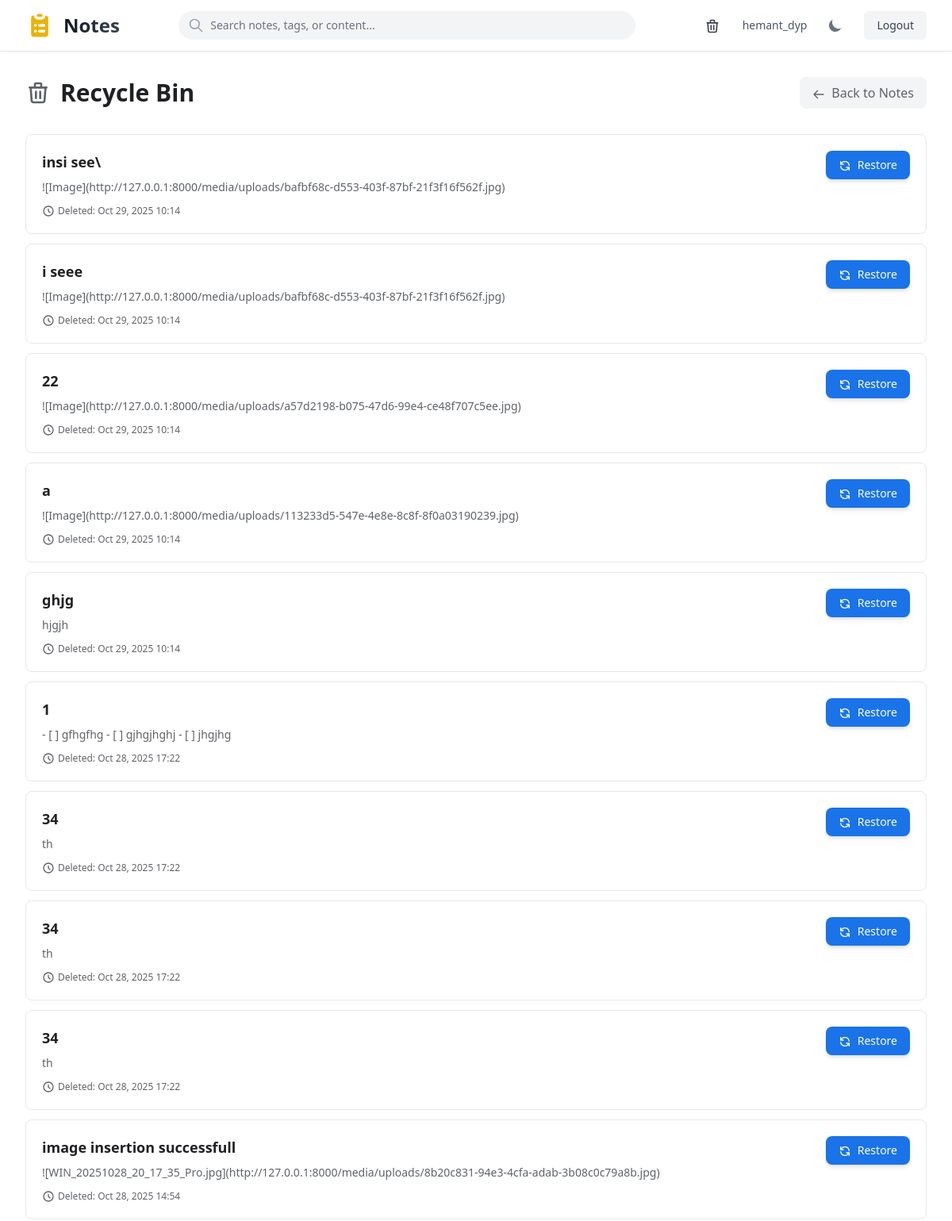
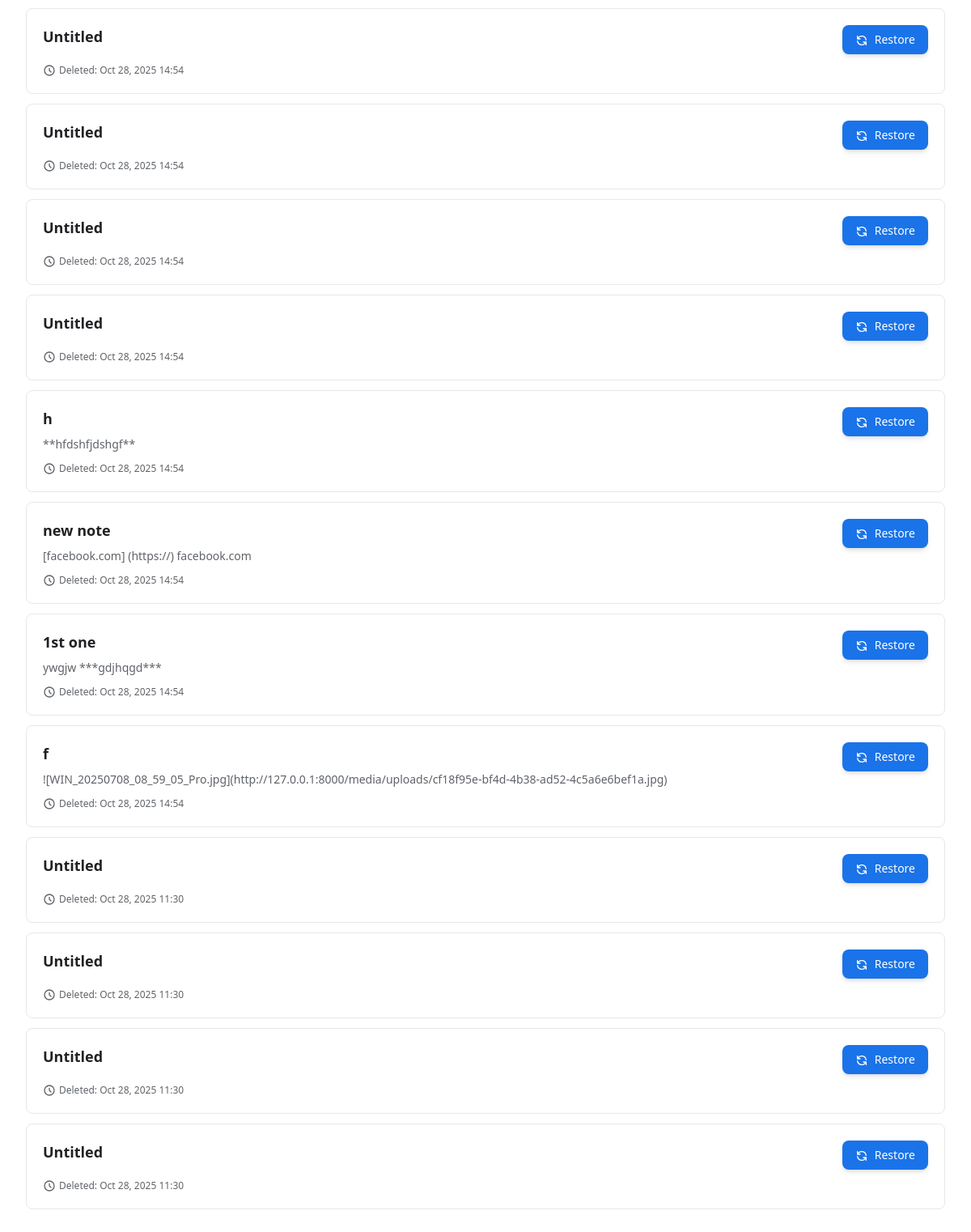
Page /recycle/ (signed in) on the committed database (2 pictures, top to bottom).
### notes/models.py (models this page shows, shortened)
class Note(models.Model):
    user = models.ForeignKey(
        User,
        on_delete=models.CASCADE,
        help_text="Note owner"
    )
    title = models.CharField(
        max_length=200,
        help_text="Note title (required)"
    )
    content = models.TextField(
        blank=True,
        help_text="Note content in Markdown format"
    )
    tags = models.ManyToManyField(
        Tag,
        blank=True,
        related_name='notes',
        help_text="Tags for categorizing this note"
    )
    is_pinned = models.BooleanField(
        default=False,
        help_text="Whether note is pinned to top of list"
    )
    is_deleted = models.BooleanField(
        default=False,
        help_text="Soft delete flag (recycle bin)"
    )
    created_at = models.DateTimeField(
        auto_now_add=True,
        help_text="When note was created"
    )
    updated_at = models.DateTimeField(
        auto_now=True,
        help_text="When note was last modified"
    )
    class Meta:
        ordering = ['-is_pinned', '-updated_at']
        verbose_name = 'Note'
        verbose_name_plural = 'Notes'

### notes/views.py (the view)
# urls.py: path('recycle/', views.recycle_bin, name='recycle_bin'),
@login_required
def recycle_bin(request):
    deleted_notes = Note.objects.filter(
        user=request.user,
        is_deleted=True
    ).order_by('-updated_at')
    return render(request, 'notes/recycle_bin.html', {'notes': deleted_notes})

### templates/notes/recycle_bin.html (shortened to what this page needs)
{% extends 'notes/base.html' %}
{% block content %}
<div class="mb-8">
  <div class="flex items-center justify-between">
    <div class="flex items-center space-x-3">
      <svg class="w-8 h-8 text-[#5f6368] dark:text-[#9aa0a6]" fill="none" stroke="currentColor" viewBox="0 0 24 24">
        <path stroke-linecap="round" stroke-linejoin="round" stroke-width="2" d="M19 7l-.867 12.142A2 2 0 0116.138 21H7.862a2 2 0 01-1.995-1.858L5 7m5 4v6m4-6v6m1-10V4a1 1 0 00-1-1h-4a1 1 0 00-1 1v3M4 7h16"/>
      </svg>
      <h1 class="text-3xl font-bold text-[#202124] dark:text-[#e8eaed]">Recycle Bin</h1>
    </div>
    <a
      href="{% url 'notes:note_list' %}"
      class="px-4 py-2 bg-gray-100 dark:bg-[#3c4043] text-[#5f6368] dark:text-[#9aa0a6] hover:bg-gray-200 dark:hover:bg-[#5f6368] rounded-lg font-medium transition-all">
      <svg class="w-4 h-4 inline-block mr-1" fill="none" stroke="currentColor" viewBox="0 0 24 24">
        <path stroke-linecap="round" stroke-linejoin="round" stroke-width="2" d="M10 19l-7-7m0 0l7-7m-7 7h18"/>
      </svg>
      Back to Notes
    </a>
  </div>
</div>
<div id="deleted-notes-list">
  {% if notes %}
  <div class="space-y-3">
    {% for note in notes %}
    <div id="deleted-note-{{ note.id }}" class="bg-white dark:bg-[#2a2b2e] rounded-lg border border-gray-200 dark:border-[#5f6368] hover:shadow-lg dark:hover:shadow-2xl transition-all duration-200">
      <div class="p-5 flex items-start justify-between">
        <div class="flex-1 min-w-0 pr-4">
          <h3 class="text-lg font-semibold text-[#202124] dark:text-[#e8eaed] mb-2">
            {{ note.title|default:"Untitled" }}
          </h3>
          <p class="text-sm text-[#5f6368] dark:text-[#9aa0a6] mb-3 line-clamp-2">
            {{ note.content|truncatechars:200 }}
          </p>
          <div class="flex items-center space-x-4 text-xs text-[#5f6368] dark:text-[#9aa0a6]">
            <span class="flex items-center">
              <svg class="w-4 h-4 mr-1" fill="none" stroke="currentColor" viewBox="0 0 24 24">
                <path stroke-linecap="round" stroke-linejoin="round" stroke-width="2" d="M12 8v4l3 3m6-3a9 9 0 11-18 0 9 9 0 0118 0z"/>
              </svg>
              Deleted: {{ note.updated_at|date:"M d, Y H:i" }}
            </span>
          </div>
        </div>
        <form
          hx-post="{% url 'notes:note_restore' note.id %}"
          hx-target="#deleted-note-{{ note.id }}"
          hx-swap="outerHTML swap:0.3s"
          class="flex-shrink-0">
          <button
            type="submit"
            class="px-4 py-2 bg-[#1a73e8] hover:bg-[#1557b0] dark:bg-[#8ab4f8] dark:hover:bg-[#aecbfa] text-white dark:text-[#202124] rounded-lg text-sm font-medium shadow-md hover:shadow-lg transition-all duration-200">
            <svg class="w-4 h-4 inline-block mr-1" fill="none" stroke="currentColor" viewBox="0 0 24 24">
              <path stroke-linecap="round" stroke-linejoin="round" stroke-width="2" d="M4 4v5h.582m15.356 2A8.001 8.001 0 004.582 9m0 0H9m11 11v-5h-.581m0 0a8.003 8.003 0 01-15.357-2m15.357 2H15"/>
            </svg>
            Restore
          </button>
        </form>
      </div>
    </div>
    {% endfor %}
  </div>
  {% endif %}
</div>
{% endblock %}

### templates/notes/base.html (shortened to what this page needs)
<!doctype html>
<html lang="en" class="h-full">
<head>
  <script src="https://cdn.tailwindcss.com"></script>
  <link rel="stylesheet" href="https://cdnjs.cloudflare.com/ajax/libs/font-awesome/4.7.0/css/font-awesome.min.css">
</head>
<body class="h-full bg-white dark:bg-[#202124] transition-colors duration-200">
<nav class="bg-white dark:bg-[#202124] border-b border-gray-200 dark:border-gray-800 sticky top-0 z-50 shadow-sm dark:shadow-gray-900">
  <div class="max-w-7xl mx-auto px-4 sm:px-6 lg:px-8">
    <div class="flex justify-between items-center h-16">
      <div class="flex items-center">
        <a href="{% url 'notes:note_list' %}" class="flex items-center space-x-3 group">
          <span class="text-2xl font-bold bg-gradient-to-r from-gray-900 to-gray-700 dark:from-white dark:to-gray-300 bg-clip-text text-transparent group-hover:from-yellow-600 group-hover:to-yellow-500 dark:group-hover:from-yellow-400 dark:group-hover:to-yellow-300 transition-all duration-200">Notes</span>
        </a>
      </div>
      {% if user.is_authenticated %}
      <div class="flex-1 max-w-xl mx-4 hidden md:block">
        <div class="relative">
          <input
            type="text"
            id="search-input"
            name="search"
            placeholder="Search notes, tags, or content..."
            value="{{ search_query }}"
            hx-get="{% url 'notes:note_list' %}"
            hx-trigger="keyup changed delay:300ms, search"
            hx-target="#notes-list"
            hx-include="[name='filter'],[name='sort'],[name='tag']"
            class="w-full bg-gray-100 dark:bg-[#303134] text-gray-900 dark:text-gray-200 placeholder-gray-500 dark:placeholder-gray-400 rounded-full pl-10 pr-4 py-2 text-sm focus:outline-none focus:ring-2 focus:ring-yellow-500 dark:focus:ring-yellow-600 transition-all"
          />
          <svg class="w-5 h-5 absolute left-3 top-1/2 transform -translate-y-1/2 text-gray-400 dark:text-gray-500" fill="none" stroke="currentColor" viewBox="0 0 24 24">
            <path stroke-linecap="round" stroke-linejoin="round" stroke-width="2" d="M21 21l-6-6m2-5a7 7 0 11-14 0 7 7 0 0114 0z"/>
          </svg>
        </div>
      </div>
      {% endif %}
      <div class="flex items-center space-x-4">
        {% if user.is_authenticated %}
          <a href="{% url 'notes:recycle_bin' %}" class="text-gray-700 dark:text-gray-300 hover:text-yellow-600 dark:hover:text-yellow-500 px-3 py-2 rounded-md text-sm font-medium transition-colors">
            <svg class="w-5 h-5 inline-block" fill="none" stroke="currentColor" viewBox="0 0 24 24">
              <path stroke-linecap="round" stroke-linejoin="round" stroke-width="2" d="M19 7l-.867 12.142A2 2 0 0116.138 21H7.862a2 2 0 01-1.995-1.858L5 7m5 4v6m4-6v6m1-10V4a1 1 0 00-1-1h-4a1 1 0 00-1 1v3M4 7h16"/>
            </svg>
          </a>
          <span class="text-gray-600 dark:text-gray-400 text-sm hidden sm:inline">{{ user.username }}</span>
          <button
            id="theme-toggle"
            type="button"
            class="text-gray-500 dark:text-gray-400 hover:bg-gray-100 dark:hover:bg-gray-700 focus:outline-none focus:ring-2 focus:ring-gray-200 dark:focus:ring-gray-700 rounded-lg p-2.5 transition-colors"
            title="Toggle dark mode">
            <svg id="theme-toggle-dark-icon" class="hidden w-5 h-5" fill="currentColor" viewBox="0 0 20 20">
              <path d="M17.293 13.293A8 8 0 016.707 2.707a8.001 8.001 0 1010.586 10.586z"/>
            </svg>
          </button>
          <a href="{% url 'logout' %}" class="bg-gray-100 dark:bg-gray-700 text-gray-700 dark:text-gray-300 hover:bg-gray-200 dark:hover:bg-gray-600 px-4 py-2 rounded-md text-sm font-medium transition-colors">
            Logout
          </a>
        {% endif %}
      </div>
    </div>
  </div>
</nav>
<main class="max-w-7xl mx-auto px-4 sm:px-6 lg:px-8 py-8">
  {% block content %}{% endblock %}
</main>
</body>
</html>

### templates/notes/base.html (style rules this page uses)
* { transition-property: background-color, border-color, color, fill, stroke, opacity, transform, box-shadow; transition-timing-function: cubic-bezier(0.4, 0, 0.2, 1); transition-duration: 200ms; }

### rows in the picture
Note: title "insi see\\", content "![Image](http://127.0.0.1:8000/media/uploads/bafbf68c-d553-403f-87bf-21f3f16f562f.jpg)", updated_at "Oct 29, 2025 10:14"
Note: title "i seee", content "![Image](http://127.0.0.1:8000/media/uploads/bafbf68c-d553-403f-87bf-21f3f16f562f.jpg)", updated_at "Oct 29, 2025 10:14"
Note: title "22", content "![Image](http://127.0.0.1:8000/media/uploads/a57d2198-b075-47d6-99e4-ce48f707c5ee.jpg)", updated_at "Oct 29, 2025 10:14"
Note: title "a", content "![Image](http://127.0.0.1:8000/media/uploads/113233d5-547e-4e8e-8c8f-8f0a03190239.jpg)", updated_at "Oct 29, 2025 10:14"
Note: title "ghjg", content "hjgjh", updated_at "Oct 29, 2025 10:14"
Note: title "1", content "- [ ] gfhgfhg - [ ] gjhgjhghj - [ ] jhgjhg", updated_at "Oct 28, 2025 17:22"
Note: title "34", content "th", updated_at "Oct 28, 2025 17:22"
Note: title "34", content "th", updated_at "Oct 28, 2025 17:22"
Note: title "34", content "th", updated_at "Oct 28, 2025 17:22"
Note: title "image insertion successfull", content "![WIN_20251028_20_17_35_Pro.jpg](http://127.0.0.1:8000/media/uploads/8b20c831-94e3-4cfa-adab-3b08c0c79a8b.jpg)", updated_at "Oct 28, 2025 14:54"
Note: title "Untitled", updated_at "Oct 28, 2025 14:54"
Note: title "Untitled", updated_at "Oct 28, 2025 14:54"
Note: title "Untitled", updated_at "Oct 28, 2025 14:54"
Note: title "Untitled", updated_at "Oct 28, 2025 14:54"
Note: title "h", content "**hfdshfjdshgf**", updated_at "Oct 28, 2025 14:54"
Note: title "new note", content "[facebook.com] (https://) facebook.com", updated_at "Oct 28, 2025 14:54"
Note: title "1st one", content "ywgjw ***gdjhqgd***", updated_at "Oct 28, 2025 14:54"
Note: title "f", content "![WIN_20250708_08_59_05_Pro.jpg](http://127.0.0.1:8000/media/uploads/cf18f95e-bf4d-4b38-ad52-4c5a6e6bef1a.jpg)", updated_at "Oct 28, 2025 14:54"
Note: title "Untitled", updated_at "Oct 28, 2025 11:30"
Note: title "Untitled", updated_at "Oct 28, 2025 11:30"
Note: title "Untitled", updated_at "Oct 28, 2025 11:30"
Note: title "Untitled", updated_at "Oct 28, 2025 11:30"

### other values in the picture
{{ user.username }} "hemant_dyp"
